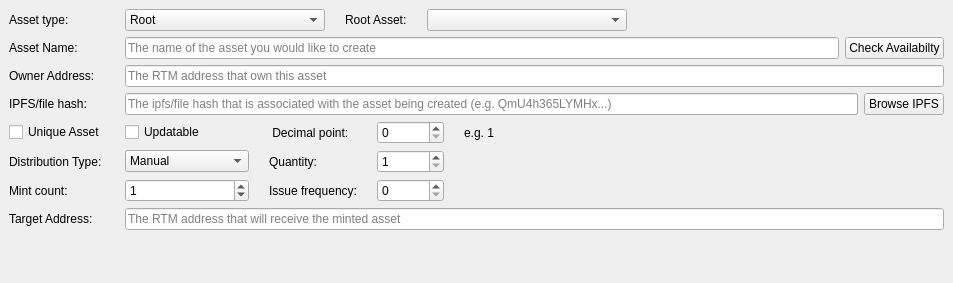
     <widget class="QWidget" name="scrollAreaWidgetContents">
      <property name="geometry">
       <rect>
        <x>0</x>
        <y>0</y>
        <width>953</width>
        <height>283</height>
       </rect>
      </property>
      <layout class="QVBoxLayout" name="verticalLayout_7" stretch="0,1">
       <property name="leftMargin">
        <number>0</number>
       </property>
       <property name="topMargin">
        <number>0</number>
       </property>
       <property name="rightMargin">
        <number>0</number>
       </property>
       <property name="bottomMargin">
        <number>0</number>
       </property>
       <item>
        <widget class="QFrame" name="frameAssetData">
         <property name="enabled">
          <bool>true</bool>
         </property>
         <property name="sizePolicy">
          <sizepolicy hsizetype="Expanding" vsizetype="Expanding">
           <horstretch>0</horstretch>
           <verstretch>0</verstretch>
          </sizepolicy>
         </property>
         <property name="frameShape">
          <enum>QFrame::NoFrame</enum>
         </property>
         <layout class="QGridLayout" name="gridLayout_2">
          <item row="15" column="0">
           <widget class="QLabel" name="targetLabel">
            <property name="toolTip">
             <string>&lt;html&gt;&lt;head/&gt;&lt;body&gt;&lt;p&gt;The RTM address that will receive the minted asset&lt;/p&gt;&lt;/body&gt;&lt;/html&gt;</string>
            </property>
            <property name="text">
             <string>Target Address:</string>
            </property>
           </widget>
          </item>
          <item row="4" column="0">
           <widget class="QLabel" name="addressLabel">
            <property name="toolTip">
             <string>&lt;html&gt;&lt;head/&gt;&lt;body&gt;&lt;p&gt;RTM address that will own this asset&lt;/p&gt;&lt;/body&gt;&lt;/html&gt;</string>
            </property>
            <property name="text">
             <string>Owner Address:</string>
            </property>
           </widget>
          </item>
          <item row="15" column="2">
           <layout class="QHBoxLayout" name="horizontalLayout_13">
            <item>
             <widget class="QValidatedLineEdit" name="targetaddressText">
              <property name="toolTip">
               <string>&lt;html&gt;&lt;head/&gt;&lt;body&gt;&lt;p&gt;The RTM address that will receive the minted asset&lt;/p&gt;&lt;/body&gt;&lt;/html&gt;</string>
              </property>
              <property name="placeholderText">
               <string>The RTM address that will receive the minted asset</string>
              </property>
             </widget>
            </item>
           </layout>
          </item>
          <item row="7" column="0">
           <widget class="QLabel" name="ipfsLabel">
            <property name="toolTip">
             <string>&lt;html&gt;&lt;head/&gt;&lt;body&gt;&lt;p&gt;[Optional] The ipfs/file hash that contains information about the asset&lt;/p&gt;&lt;/body&gt;&lt;/html&gt;</string>
            </property>
            <property name="text">
             <string>IPFS/file hash:</string>
            </property>
           </widget>
          </item>
          <item row="7" column="2">
           <layout class="QHBoxLayout" name="horizontalLayout_6">
            <item>
             <widget class="QValidatedLineEdit" name="ipfsText">
              <property name="toolTip">
               <string>&lt;html&gt;&lt;head/&gt;&lt;body&gt;&lt;p&gt;[Optional] The ipfs/file hash that contains information about the asset&lt;/p&gt;&lt;/body&gt;&lt;/html&gt;</string>
              </property>
              <property name="maxLength">
               <number>128</number>
              </property>
              <property name="placeholderText">
               <string>The ipfs/file hash that is associated with the asset being created (e.g. QmU4h365LYMHx...)</string>
              </property>
             </widget>
            </item>
            <item>
             <widget class="QPushButton" name="openIpfsButton">
              <property name="text">
               <string>Browse IPFS</string>
              </property>
             </widget>
            </item>
           </layout>
          </item>
          <item row="1" column="2">
           <layout class="QHBoxLayout" name="horizontalLayout">
            <item>
             <widget class="QValidatedLineEdit" name="assetnameText">
              <property name="toolTip">
               <string>&lt;html&gt;&lt;head/&gt;&lt;body&gt;&lt;p&gt;a-z A-Z 0-9 and space&lt;/p&gt;&lt;/body&gt;&lt;/html&gt;</string>
              </property>
              <property name="maxLength">
               <number>128</number>
              </property>
              <property name="placeholderText">
               <string>The name of the asset you would like to create</string>
              </property>
             </widget>
            </item>
            <item>
             <widget class="QPushButton" name="availabilityButton">
              <property name="text">
               <string>Check Availabilty</string>
              </property>
             </widget>
            </item>
           </layout>
          </item>
          <item row="4" column="2">
           <layout class="QHBoxLayout" name="horizontalLayout_10">
            <item>
             <widget class="QValidatedLineEdit" name="owneraddressText">
              <property name="toolTip">
               <string>&lt;html&gt;&lt;head/&gt;&lt;body&gt;&lt;p&gt;RTM address that will own this asset&lt;/p&gt;&lt;/body&gt;&lt;/html&gt;</string>
              </property>
              <property name="text">
               <string/>
              </property>
              <property name="placeholderText">
               <string>The RTM address that own this asset</string>
              </property>
             </widget>
            </item>
           </layout>
          </item>
          <item row="1" column="0">
           <widget class="QLabel" name="assetNameLabel">
            <property name="text">
             <string>Asset Name:</string>
            </property>
           </widget>
          </item>
          <item row="11" column="0">
           <layout class="QGridLayout" name="gridLayout_3">
            <item row="1" column="0">
             <layout class="QHBoxLayout" name="horizontalLayout_2">
              <item>
               <widget class="QCheckBox" name="uniqueBox">
                <property name="toolTip">
                 <string>&lt;html&gt;&lt;head/&gt;&lt;body&gt;&lt;p&gt;Make this asset unique also known as NFT&lt;/p&gt;&lt;/body&gt;&lt;/html&gt;</string>
                </property>
                <property name="text">
                 <string>Unique Asset</string>
                </property>
               </widget>
              </item>
              <item>
               <widget class="QLabel" name="label">
                <property name="text">
                 <string/>
                </property>
               </widget>
              </item>
             </layout>
            </item>
            <item row="2" column="0">
             <widget class="QLabel" name="typeLabel">
              <property name="text">
               <string>Distribution Type:</string>
              </property>
              <property name="margin">
               <number>0</number>
              </property>
             </widget>
            </item>
            <item row="3" column="0">
             <widget class="QLabel" name="mintLabel">
              <property name="text">
               <string>Mint count:</string>
              </property>
             </widget>
            </item>
           </layout>
          </item>
          <item row="11" column="2">
           <layout class="QGridLayout" name="gridLayout">
            <property name="rightMargin">
             <number>0</number>
            </property>
            <property name="horizontalSpacing">
             <number>20</number>
            </property>
            <item row="1" column="2">
             <widget class="QDoubleSpinBox" name="quantitySpinBox">
              <property name="toolTip">
               <string>The number of assets that will be created</string>
              </property>
              <property name="decimals">
               <number>0</number>
              </property>
              <property name="minimum">
               <double>1.000000000000000</double>
              </property>
              <property name="maximum">
               <double>21000000000.000000000000000</double>
              </property>
              <property name="value">
               <double>1.000000000000000</double>
              </property>
             </widget>
            </item>
            <item row="0" column="0">
             <widget class="QCheckBox" name="updatableBox">
              <property name="toolTip">
               <string>&lt;html&gt;&lt;head/&gt;&lt;body&gt;&lt;p&gt;If the owner of this asset will be able to update the asset in the future&lt;/p&gt;&lt;/body&gt;&lt;/html&gt;</string>
              </property>
              <property name="text">
               <string>Updatable</string>
              </property>
             </widget>
            </item>
            <item row="1" column="1">
             <widget class="QLabel" name="quantityLabel">
              <property name="text">
               <string>Quantity:</string>
              </property>
             </widget>
            </item>
            <item row="0" column="1">
             <widget class="QLabel" name="unitsLabel">
              <property name="text">
               <string> Decimal point:</string>
              </property>
             </widget>
            </item>
            <item row="0" column="2">
             <widget class="QSpinBox" name="unitBox">
              <property name="toolTip">
               <string>How divisble the assets will be (e.g. 8 = 1.00000000, 2 = 1.00)</string>
              </property>
              <property name="maximum">
               <number>8</number>
              </property>
             </widget>
            </item>
            <item row="0" column="3">
             <widget class="QLabel" name="unitExampleLabel">
              <property name="text">
               <string>e.g. 1</string>
              </property>
             </widget>
            </item>
            <item row="1" column="0">
             <widget class="QComboBox" name="distributionBox">
              <item>
               <property name="text">
                <string>Manual</string>
               </property>
              </item>
              <item>
               <property name="text">
                <string>Coinbase</string>
               </property>
              </item>
              <item>
               <property name="text">
                <string>schedule</string>
               </property>
              </item>
              <item>
               <property name="text">
                <string>Addresss</string>
               </property>
              </item>
             </widget>
            </item>
            <item row="1" column="3">
             <spacer name="horizontalSpacer_2">
              <property name="orientation">
               <enum>Qt::Horizontal</enum>
              </property>
              <property name="sizeHint" stdset="0">
               <size>
                <width>40</width>
                <height>20</height>
               </size>
              </property>
             </spacer>
            </item>
            <item row="2" column="0">
             <widget class="QSpinBox" name="maxmintSpinBox">
              <property name="minimumSize">
               <size>
                <width>124</width>
                <height>0</height>
               </size>
              </property>
              <property name="toolTip">
               <string>&lt;html&gt;&lt;head/&gt;&lt;body&gt;&lt;p&gt;Number of times this asset can be minted&lt;/p&gt;&lt;/body&gt;&lt;/html&gt;</string>
              </property>
              <property name="maximum">
               <number>65535</number>
              </property>
              <property name="value">
               <number>1</number>
              </property>
             </widget>
            </item>
            <item row="2" column="1">
             <widget class="QLabel" name="IssueFrequencyLabel">
              <property name="text">
               <string>Issue frequency:</string>
              </property>
             </widget>
            </item>
            <item row="2" column="2">
             <widget class="QSpinBox" name="IssueFrequencyBox">
              <property name="toolTip">
               <string>&lt;html&gt;&lt;head/&gt;&lt;body&gt;&lt;p&gt;The frequency that this asset will be minted&lt;/p&gt;&lt;/body&gt;&lt;/html&gt;</string>
              </property>
             </widget>
            </item>
           </layout>
          </item>
          <item row="0" column="0">
           <widget class="QLabel" name="AssetTypeLabel">
            <property name="text">
             <string>Asset type:</string>
            </property>
           </widget>
          </item>
          <item row="0" column="2">
           <layout class="QHBoxLayout" name="horizontalLayout_3">
            <item>
             <layout class="QGridLayout" name="gridLayout_4">
              <property name="horizontalSpacing">
               <number>20</number>
              </property>
              <property name="verticalSpacing">
               <number>6</number>
              </property>
              <item row="0" column="0">
               <widget class="QComboBox" name="AssetTypeBox">
                <property name="minimumSize">
                 <size>
                  <width>200</width>
                  <height>0</height>
                 </size>
                </property>
                <item>
                 <property name="text">
                  <string>Root</string>
                 </property>
                </item>
                <item>
                 <property name="text">
                  <string>Sub</string>
                 </property>
                </item>
               </widget>
              </item>
              <item row="0" column="2">
               <widget class="QComboBox" name="RootAssetBox">
                <property name="minimumSize">
                 <size>
                  <width>200</width>
                  <height>0</height>
                 </size>
                </property>
               </widget>
              </item>
              <item row="0" column="1">
               <widget class="QLabel" name="RootAssetLabel">
                <property name="enabled">
                 <bool>true</bool>
                </property>
                <property name="text">
                 <string>Root Asset:</string>
                </property>
               </widget>
              </item>
              <item row="0" column="3">
               <spacer name="horizontalSpacer">
                <property name="orientation">
                 <enum>Qt::Horizontal</enum>
                </property>
                <property name="sizeHint" stdset="0">
                 <size>
                  <width>40</width>
                  <height>20</height>
                 </size>
                </property>
               </spacer>
              </item>
             </layout>
            </item>
           </layout>
          </item>
         </layout>
        </widget>
       </item>
       <item>
        <spacer name="verticalSpacer">
         <property name="orientation">
          <enum>Qt::Vertical</enum>
         </property>
         <property name="sizeHint" stdset="0">
          <size>
           <width>338</width>
           <height>40</height>
          </size>
         </property>
        </spacer>
       </item>
      </layout>
     </widget>
